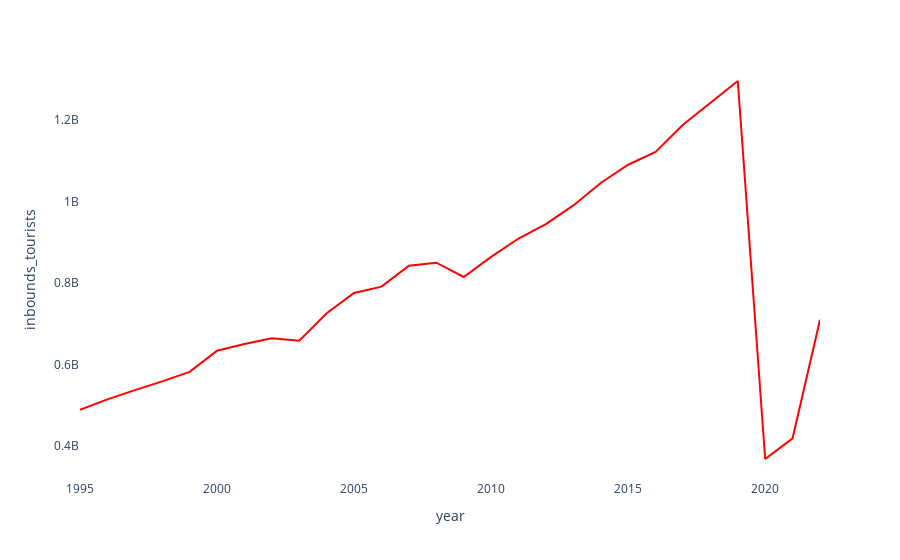

The cell this chart's notebook holds for it:
### Code cell
fig = px.line(inbounds.groupby(['year'])[['inbounds_tourists']].sum(), 
              y='inbounds_tourists')

fig.update_traces(line=dict(color='red'))

fig.update_layout(
    plot_bgcolor='rgba(200,1,1,0)'
)

fig.show()

### Figure 1 — Plotly figure (JSON) as saved in the notebook; plotly's stock layout.template omitted (floating-point values rounded to 4 significant figures)
{"data": [{"hovertemplate": "year=%{x}<br>inbounds_tourists=%{y}<extra></extra>", "legendgroup": "", "line": {"color": "red", "dash": "solid"}, "marker": {"symbol": "circle"}, "mode": "lines", "name": "", "orientation": "v", "showlegend": false, "type": "scatter", "x": [1995, 1996, 1997, 1998, 1999, 2000, 2001, 2002, 2003, 2004, 2005, 2006, 2007, 2008, 2009, 2010, 2011, 2012, 2013, 2014, 2015, 2016, 2017, 2018, 2019, 2020, 2021, 2022], "xaxis": "x", "y": [488600000.0, 514457200, 537130300, 558380100, 581748800, 633698800, 650203200, 664297700, 658440300, 725715500, 775360600, 790852100, 841981300, 849545100, 814524000, 864027600, 908868016, 944108307, 990161207, 1045023254, 1089902026, 1121233288, 1187909546, 1240873418, 1295314900, 368083800, 418826946, 709546044], "yaxis": "y"}], "layout": {"legend": {"tracegroupgap": 0}, "margin": {"t": 60}, "plot_bgcolor": "rgba(200,1,1,0)", "xaxis": {"anchor": "y", "domain": [0, 1], "title": {"text": "year"}}, "yaxis": {"anchor": "x", "domain": [0, 1], "title": {"text": "inbounds_tourists"}}}}
